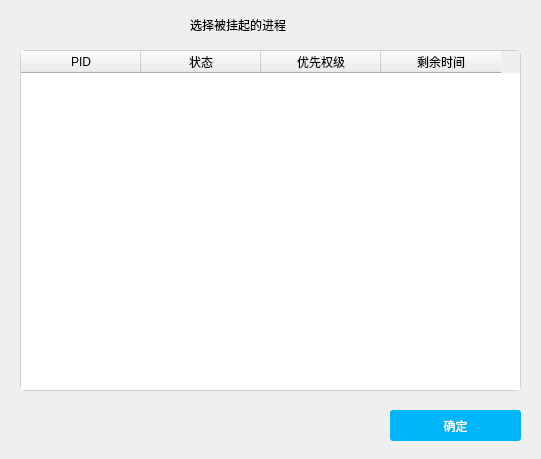
<?xml version="1.0" encoding="UTF-8"?>
<ui version="4.0">
 <class>SelectSuspend</class>
 <widget class="QWidget" name="SelectSuspend">
  <property name="geometry">
   <rect>
    <x>0</x>
    <y>0</y>
    <width>541</width>
    <height>459</height>
   </rect>
  </property>
  <property name="windowTitle">
   <string>Form</string>
  </property>
  <property name="styleSheet">
   <string notr="true"/>
  </property>
  <widget class="QTableWidget" name="suspendque">
   <property name="geometry">
    <rect>
     <x>20</x>
     <y>50</y>
     <width>501</width>
     <height>341</height>
    </rect>
   </property>
   <property name="styleSheet">
    <string notr="true">QTableWidget
{
border: 1px solid #d0d0d0;
border-radius: 5px;
}

QHeaderView
{
border: none;
font: 9pt &quot;微软雅黑&quot;;
}</string>
   </property>
   <attribute name="horizontalHeaderDefaultSectionSize">
    <number>120</number>
   </attribute>
   <column>
    <property name="text">
     <string>PID</string>
    </property>
   </column>
   <column>
    <property name="text">
     <string>状态</string>
    </property>
   </column>
   <column>
    <property name="text">
     <string>优先权级</string>
    </property>
   </column>
   <column>
    <property name="text">
     <string>剩余时间</string>
    </property>
   </column>
  </widget>
  <widget class="QLabel" name="label">
   <property name="geometry">
    <rect>
     <x>190</x>
     <y>9</y>
     <width>141</width>
     <height>31</height>
    </rect>
   </property>
   <property name="styleSheet">
    <string notr="true">font: 10pt &quot;微软雅黑&quot;;</string>
   </property>
   <property name="text">
    <string>选择被挂起的进程</string>
   </property>
  </widget>
  <widget class="QPushButton" name="yes">
   <property name="geometry">
    <rect>
     <x>390</x>
     <y>410</y>
     <width>131</width>
     <height>31</height>
    </rect>
   </property>
   <property name="styleSheet">
    <string notr="true">QPushButton
{ 
background:#00b6fa; 
color:white;
border:0px;
border-radius:3px; 
font: 20px &quot;微软雅黑&quot;;
}

QPushButton:hover{ background:#22aefa; }</string>
   </property>
   <property name="text">
    <string>确定</string>
   </property>
  </widget>
 </widget>
 <resources/>
 <connections/>
</ui>
